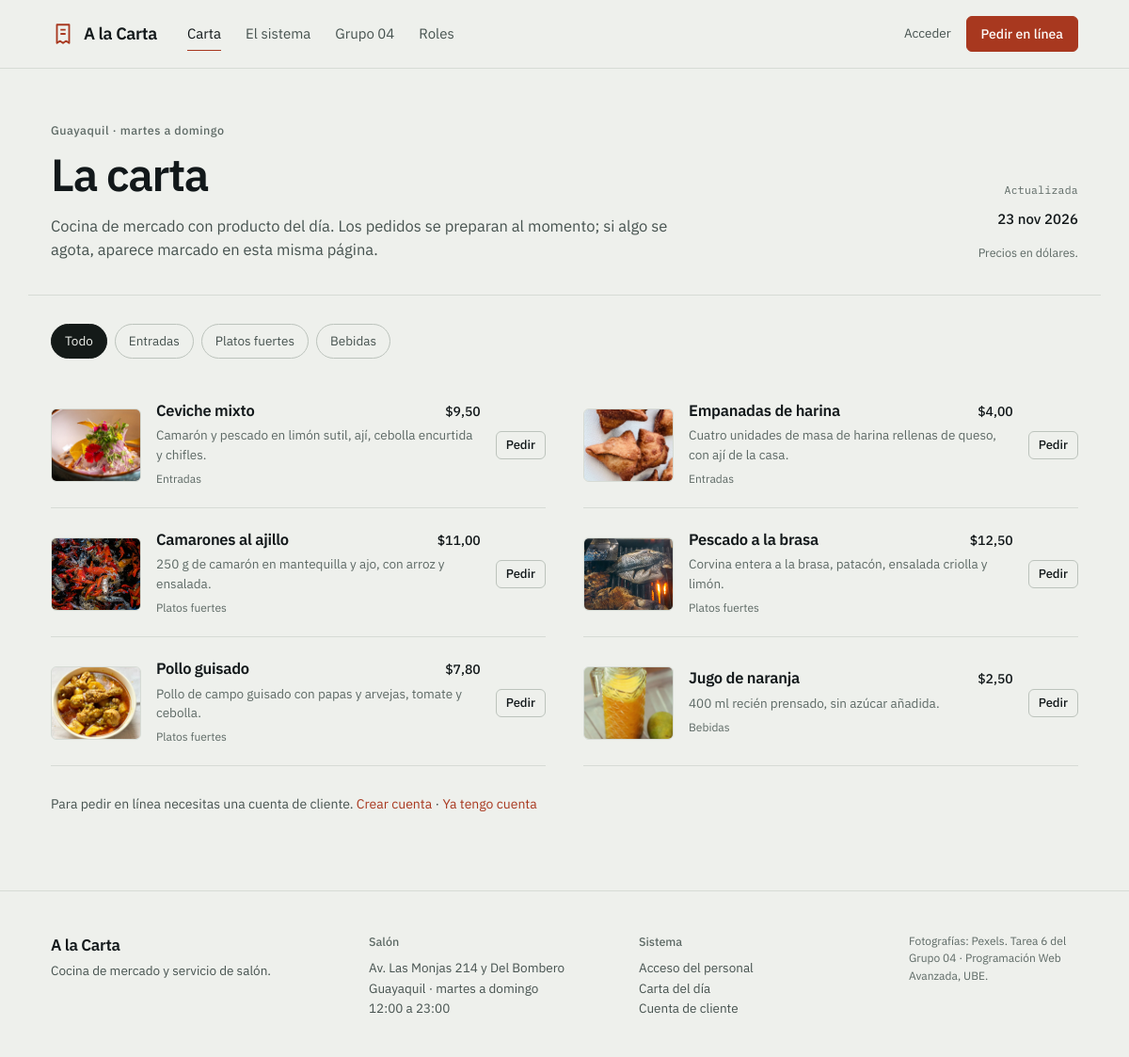
Page /carta.php on the committed database.
### tables this page shows
CREATE TABLE dishes (
    id          INT AUTO_INCREMENT PRIMARY KEY,
    name        VARCHAR(50) NOT NULL,
    description VARCHAR(255),
    price       DECIMAL(10, 2) NOT NULL,
    category    VARCHAR(30) NOT NULL DEFAULT 'Platos fuertes',
    image       VARCHAR(120) DEFAULT NULL,
    available   TINYINT(1) NOT NULL DEFAULT 1
);

### includes/auth.php (called while the page is built, shortened)
<?php
function usuario_actual(): ?array
{
    global $pdo;
    $id = $_SESSION['usuario_id'] ?? null;
    if (!$id) {
        return null;
    }
    $sql = 'SELECT u.id, u.full_name, u.username, u.email, u.active, r.name AS role
            FROM users u
            JOIN roles r ON r.id = u.role_id
            WHERE u.id = :id';
    $consulta = $pdo->prepare($sql);
    $consulta->execute(['id' => $id]);
    $fila = $consulta->fetch();
    $usuario = $fila;
    return $usuario;
}

### includes/funciones.php (called while the page is built, shortened)
<?php
function e(?string $texto): string
{
    return htmlspecialchars((string) $texto, ENT_QUOTES, 'UTF-8');
}
function dinero(float $valor): string
{
    return '$' . number_format($valor, 2, ',', '.');
}

### carta.php (the view, shortened to what this page needs)
<?php
require_once __DIR__ . '/includes/config.php';
$activo  = 'carta';
$usuario = usuario_actual();
$platos = $pdo->query(
    'SELECT id, name, description, price, category, image, available
     FROM dishes
     ORDER BY FIELD(category, "Entradas", "Platos fuertes", "Postres", "Bebidas"), name'
)->fetchAll();
$categorias = [];
foreach ($platos as $plato) {
    $categorias[$plato['category']] = true;
}
require __DIR__ . '/includes/sitio_header.php';
?>
<main id="contenido">
    <section class="contenedor carta-cabecera">
        <div>
            <p class="sobrelinea">Guayaquil · martes a domingo</p>
            <h1>La carta</h1>
            <p class="entrada">
                Cocina de mercado con producto del día. Los pedidos se preparan
                al momento; si algo se agota, aparece marcado en esta misma página.
            </p>
        </div>
        <div class="carta-cabecera__dato">
            <p class="etiqueta-mono">Actualizada</p>
            <p class="cifra"><?= date('j') ?> <?= ['', 'ene', 'feb', 'mar', 'abr', 'may', 'jun', 'jul', 'ago', 'sep', 'oct', 'nov', 'dic'][(int) date('n')] ?> <?= date('Y') ?></p>
            <p class="carta-cabecera__nota">Precios en dólares.</p>
        </div>
    </section>
    <section class="contenedor carta-cuerpo">
        <div class="filtros" role="group" aria-label="Filtrar la carta por categoría">
            <button class="filtro activo" type="button" data-filtro="todos">Todo</button>
            <?php foreach (array_keys($categorias) as $categoria): ?>
                <button class="filtro" type="button" data-filtro="<?= e($categoria) ?>"><?= e($categoria) ?></button>
            <?php endforeach; ?>
        </div>
        <div class="carta-lista" data-lista-carta>
            <?php foreach ($platos as $plato): ?>
                <article class="carta-plato <?= $plato['available'] ? '' : 'carta-plato--agotado' ?>"
                         data-categoria="<?= e($plato['category']) ?>">
                    <?php if ($plato['image']): ?>
                        <img src="assets/img/<?= e($plato['image']) ?>" alt="<?= e($plato['name']) ?>" loading="lazy">
                    <?php else: ?>
                        <span class="carta-plato__sinfoto" aria-hidden="true"></span>
                    <?php endif; ?>
                    <div class="carta-plato__texto">
                        <div class="carta-plato__titulo">
                            <h2><?= e($plato['name']) ?></h2>
                            <span class="cifra"><?= dinero((float) $plato['price']) ?></span>
                        </div>
                        <p class="carta-plato__desc"><?= e($plato['description']) ?></p>
                        <p class="carta-plato__meta">
                            <span><?= e($plato['category']) ?></span>
                        </p>
                    </div>
                    <div class="carta-plato__accion">
                        <?php if (!$plato['available']): ?>
                            <span class="enlace-discreto">No disponible</span>
                        <?php elseif ($usuario && $usuario['role'] === 'Client'): ?>
                            <a class="boton boton--pequeno boton--fantasma" href="pedido_nuevo.php?plato=<?= (int) $plato['id'] ?>">
                                Pedir
                            </a>
                        <?php elseif ($usuario): ?>
                            <a class="boton boton--pequeno boton--fantasma" href="pedido_nuevo.php?plato=<?= (int) $plato['id'] ?>">
                                Registrar
                            </a>
                        <?php else: ?>
                            <a class="boton boton--pequeno boton--fantasma" href="login.php">Pedir</a>
                        <?php endif; ?>
                    </div>
                </article>
            <?php endforeach; ?>
        </div>
        <p class="carta-nota">
            Para pedir en línea necesitas una cuenta de cliente.
            <a href="registro.php">Crear cuenta</a> · <a href="login.php">Ya tengo cuenta</a>
        </p>
    </section>
</main>
<?php require __DIR__ . '/includes/sitio_footer.php'; ?>

### includes/sitio_header.php (shortened to what this page needs)
<?php
$usuario = usuario_actual();
$activo  = $activo ?? '';
?>
<!DOCTYPE html>
<html lang="es">
<head>
    <link rel="stylesheet" href="assets/css/fuentes.css">
    <link rel="stylesheet" href="assets/vendor/bootstrap.min.css">
    <link rel="stylesheet" href="assets/css/estilos.css">
</head>
<body class="sitio">
<header class="sitio-nav">
    <div class="contenedor sitio-nav__fila">
        <a class="marca" href="index.php" aria-label="A la Carta, inicio">
            <svg class="marca__sello" width="26" height="26" viewBox="0 0 24 24" fill="none"
                 stroke="currentColor" stroke-width="1.7" stroke-linejoin="round" aria-hidden="true">
                <path d="M6 3h12v18l-3-2-3 2-3-2-3 2V3z"/>
                <path d="M9.5 8h5M9.5 12h5"/>
            </svg>
            <span class="marca__texto">A la Carta</span>
        </a>
        <nav class="sitio-nav__enlaces" id="navPublica" aria-label="Secciones del sitio">
            <a href="carta.php" class="<?= $activo === 'carta' ? 'activo' : '' ?>">Carta</a>
            <a href="index.php#sistema">El sistema</a>
            <a href="index.php#grupo">Grupo 04</a>
            <a href="index.php#roles">Roles</a>
        </nav>
        <div class="sitio-nav__acciones">
            <?php if ($usuario): ?>
                <a class="boton boton--principal" href="panel.php">Abrir panel</a>
            <?php else: ?>
                <a class="enlace-discreto" href="login.php">Acceder</a>
                <a class="boton boton--principal sitio-nav__cta" href="carta.php">Pedir en línea</a>
            <?php endif; ?>
        </div>
    </div>
</header>

### includes/sitio_footer.php (shortened to what this page needs)
<footer class="sitio-pie">
    <div class="contenedor sitio-pie__fila">
        <div class="sitio-pie__marca">
            <p class="sitio-pie__nombre">A la Carta</p>
            <p class="sitio-pie__nota">Cocina de mercado y servicio de salón.</p>
        </div>
        <div>
            <p class="sitio-pie__titulo">Salón</p>
            <p class="sitio-pie__nota">
                Av. Las Monjas 214 y Del Bombero<br>
                Guayaquil · martes a domingo<br>
                12:00 a 23:00
            </p>
        </div>
        <div>
            <p class="sitio-pie__titulo">Sistema</p>
            <p class="sitio-pie__nota">
                <a href="login.php">Acceso del personal</a><br>
                <a href="carta.php">Carta del día</a><br>
                <a href="registro.php">Cuenta de cliente</a>
            </p>
        </div>
        <p class="sitio-pie__credito">
            Fotografías: Pexels. Tarea 6 del Grupo 04 · Programación Web Avanzada, UBE.
        </p>
    </div>
</footer>
</body>
</html>

### rows in the picture
dishes: image (picture), name "Ceviche mixto", price "$9,50", description "Camarón y pescado en limón sutil, ají, cebolla encurtida y chifles.", category "Entradas", available "Pedir"
dishes: image (picture), name "Empanadas de harina", price "$4,00", description "Cuatro unidades de masa de harina rellenas de queso, con ají de la casa.", category "Entradas", available "Pedir"
dishes: image (picture), name "Camarones al ajillo", price "$11,00", description "250 g de camarón en mantequilla y ajo, con arroz y ensalada.", category "Platos fuertes", available "Pedir"
dishes: image (picture), name "Pescado a la brasa", price "$12,50", description "Corvina entera a la brasa, patacón, ensalada criolla y limón.", category "Platos fuertes", available "Pedir"
dishes: image (picture), name "Pollo guisado", price "$7,80", description "Pollo de campo guisado con papas y arvejas, tomate y cebolla.", category "Platos fuertes", available "Pedir"
dishes: image (picture), name "Jugo de naranja", price "$2,50", description "400 ml recién prensado, sin azúcar añadida.", category "Bebidas", available "Pedir"

### other values in the picture
$categoria "Entradas"
$categoria "Platos fuertes"
$categoria "Bebidas"
